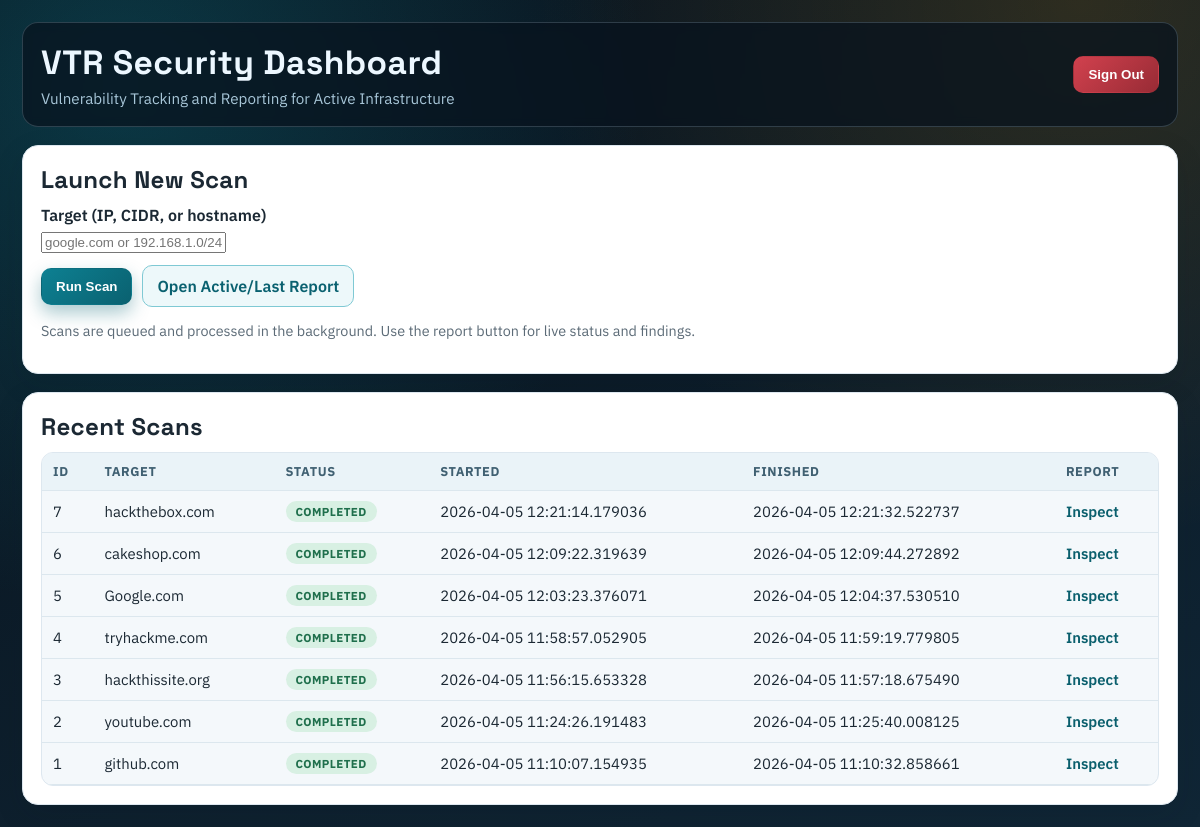
The page /?scan_id=6 (signed in) on the database its author committed.
### app/models.py (models this page shows)
class Scan(db.Model):
    __tablename__ = "scans"
    id = db.Column(db.Integer, primary_key=True)
    target = db.Column(db.String(256), nullable=False)
    started_at = db.Column(db.DateTime, default=datetime.utcnow)
    finished_at = db.Column(db.DateTime, nullable=True)
    raw_xml = db.Column(db.Text, nullable=True)  # optional: keep xml for debugging
    hosts = db.relationship("Host", backref="scan", cascade="all, delete-orphan")
    findings = db.relationship("VulnerabilityFinding", backref="scan", cascade="all, delete-orphan")

### app/routes.py (the view, shortened to what this page needs)
@main.route("/", methods=["GET", "POST"])
@login_required
def home():
    if request.method == "GET":
        recent = Scan.query.order_by(Scan.started_at.desc()).limit(10).all()
        requested_scan_id = request.args.get("scan_id", type=int)
        preferred_scan_id = None
        if requested_scan_id is not None:
            requested_scan = Scan.query.get(requested_scan_id)
            if requested_scan is not None:
                preferred_scan_id = requested_scan.id
        if preferred_scan_id is None:
            for s in recent:
                if _scan_status(s) in {"queued", "running"}:
                    preferred_scan_id = s.id
                    break
        if preferred_scan_id is None:
            for s in recent:
                if _scan_status(s) == "completed":
                    preferred_scan_id = s.id
                    break
        recent_list = [
            {
                "id": s.id,
                "target": s.target,
                "started_at": s.started_at,
                "finished_at": s.finished_at,
                "status": _scan_status(s)
            }
            for s in recent
        ]
        return render_template(
            "home.html",
            recent_scans=recent_list,
            preferred_scan_id=preferred_scan_id,
        )

### app/routes.py (called while the page is built)
def _scan_status(scan):
    raw_xml = scan.raw_xml or ""
    if scan.finished_at is None:
        if raw_xml.startswith("STATUS:RUNNING"):
            return "running"
        return "queued"
    if "\n\nERROR:" in raw_xml or raw_xml.startswith("ERROR:"):
        return "failed"
    return "completed"

def _is_authenticated():
    return bool(session.get("authenticated"))

def login_required(view_func):
    @wraps(view_func)
    def wrapper(*args, **kwargs):
        if _is_authenticated():
            return view_func(*args, **kwargs)
        flash("Please sign in to continue", "danger")
        return redirect(url_for("main.login", next=request.path))
    return wrapper

### app/templates/home.html (shortened to what this page needs)
<!doctype html>
<html>
<head>
</head>
<body>
  <div class="layout">
    <header class="topbar">
      <div>
        <h1 class="title">VTR Security Dashboard</h1>
        <p class="subtitle">Vulnerability Tracking and Reporting for Active Infrastructure</p>
      </div>
      <form action="{{ url_for('main.logout') }}" method="post">
        <button class="signout" type="submit">Sign Out</button>
      </form>
    </header>
    <main class="shell">
      <section class="card">
        <h2>Launch New Scan</h2>
        <form id="scanForm" action="{{ url_for('main.home') }}" method="post">
          <label for="target">Target (IP, CIDR, or hostname)</label>
          <input id="target" name="target" placeholder="google.com or 192.168.1.0/24" required />
          <div class="actions">
            <button id="submitBtn" type="submit">Run Scan</button>
            {% if preferred_scan_id %}
              <a id="reportBtn" class="btn-link" href="{{ url_for('main.report', scan_id=preferred_scan_id) }}">Open Active/Last Report</a>
            {% else %}
              <a id="reportBtn" class="btn-link btn-disabled" href="#" aria-disabled="true">Open Active/Last Report</a>
            {% endif %}
          </div>
        </form>
        <p class="muted small">Scans are queued and processed in the background. Use the report button for live status and findings.</p>
      </section>
      <section class="card">
        <h2>Recent Scans</h2>
        {% if recent_scans %}
          <div class="table-wrap">
            <table>
              <thead><tr><th>ID</th><th>Target</th><th>Status</th><th>Started</th><th>Finished</th><th>Report</th></tr></thead>
              <tbody>
                {% for s in recent_scans %}
                <tr>
                  <td>{{ s.id }}</td>
                  <td>{{ s.target }}</td>
                  <td><span class="status status-{{ s.status }}">{{ s.status }}</span></td>
                  <td>{{ s.started_at }}</td>
                  <td>{{ s.finished_at or "In progress" }}</td>
                  <td><a class="view-link" href="{{ url_for('main.report', scan_id=s.id) }}">Inspect</a></td>
                </tr>
                {% endfor %}
              </tbody>
            </table>
          </div>
        {% else %}
          <p class="muted">No scans yet. Start one above.</p>
        {% endif %}
      </section>
    </main>
  </div>
</body>
</html>

### app/templates/home.html (style rules this page uses)
:root { --bg-0: #09131d; --bg-1: #102636; --panel: #ffffff; --panel-muted: #f4f8fb; --text-main: #1b2833; --text-soft: #5c6b77; --brand: #0d8092; --brand-strong: #0a6170; --danger: #cf2f3d; --border: #dde7ef; --shadow: 0 10px 30px rgba(6, 23, 36, 0.12); }
* { box-sizing: border-box; }
body { margin: 0; font-family: "IBM Plex Sans", sans-serif; color: var(--text-main); background: radial-gradient(circle at 10% 10%, rgba(16, 161, 180, 0.25), transparent 40%), radial-gradient(circle at 90% 0%, rgba(255, 166, 0, 0.14), transparent 40%), linear-gradient(160deg, var(--bg-0), var(--bg-1)); min-height: 100vh; padding: 22px; }
.layout { max-width: 1160px; margin: 0 auto; display: grid; gap: 18px; }
.topbar { background: rgba(7, 19, 30, 0.72); border: 1px solid rgba(196, 223, 241, 0.2); border-radius: 16px; padding: 18px; color: #ecf7ff; display: flex; justify-content: space-between; align-items: center; backdrop-filter: blur(5px); animation: riseIn 420ms ease; }
.title { margin: 0; font-family: "Space Grotesk", sans-serif; font-size: clamp(1.4rem, 2.8vw, 2.1rem); letter-spacing: 0.4px; }
.subtitle { margin: 4px 0 0; color: #a8c6d8; font-size: 0.95rem; }
.shell { display: grid; grid-template-columns: 1fr; gap: 18px; }
.card { background: var(--panel); border: 1px solid var(--border); border-radius: 16px; padding: 18px; box-shadow: var(--shadow); animation: riseIn 460ms ease; }
.card h2 { margin: 0 0 10px; font-family: "Space Grotesk", sans-serif; letter-spacing: 0.3px; }
label { display: block; margin-bottom: 6px; font-weight: 600; }
.actions { margin-top: 12px; display: flex; gap: 10px; align-items: center; flex-wrap: wrap; }
button, .btn-link { padding: 10px 14px; border-radius: 10px; border: 1px solid transparent; font-weight: 600; cursor: pointer; text-decoration: none; transition: transform 160ms ease, box-shadow 160ms ease, background 160ms ease; }
button { color: #fff; background: linear-gradient(135deg, var(--brand), var(--brand-strong)); box-shadow: 0 8px 18px rgba(11, 102, 117, 0.35); }
.btn-link { border-color: #7fc9d4; color: var(--brand-strong); background: #edf8fa; }
.signout { color: #fff; background: linear-gradient(135deg, #d1414e, #982b35); box-shadow: none; }
.table-wrap { overflow-x: auto; border: 1px solid var(--border); border-radius: 12px; background: var(--panel-muted); }
table { width: 100%; border-collapse: collapse; min-width: 660px; }
th, td { padding: 10px 11px; text-align: left; border-bottom: 1px solid #dce7ee; font-size: 0.93rem; }
th { font-size: 0.8rem; text-transform: uppercase; letter-spacing: 0.6px; color: #406072; background: #eaf3f8; position: sticky; top: 0; z-index: 1; }
.status { border-radius: 999px; display: inline-block; font-weight: 700; padding: 3px 10px; text-transform: uppercase; font-size: 0.72rem; letter-spacing: 0.4px; }
.status-completed { background: #d8f0e3; color: #1f6f4c; }
.muted { color: var(--text-soft); font-size: 0.9em; }
.small { font-size: 0.9em; }
.view-link { color: #0a5f6d; font-weight: 600; text-decoration: none; }

### rows shown on the page
Scan: id "7", target "hackthebox.com", status "COMPLETED", started_at "2026-04-05 12:21:14.179036", finished_at "2026-04-05 12:21:32.522737"
Scan: id "6", target "cakeshop.com", status "COMPLETED", started_at "2026-04-05 12:09:22.319639", finished_at "2026-04-05 12:09:44.272892"
Scan: id "5", target "Google.com", status "COMPLETED", started_at "2026-04-05 12:03:23.376071", finished_at "2026-04-05 12:04:37.530510"
Scan: id "4", target "tryhackme.com", status "COMPLETED", started_at "2026-04-05 11:58:57.052905", finished_at "2026-04-05 11:59:19.779805"
Scan: id "3", target "hackthissite.org", status "COMPLETED", started_at "2026-04-05 11:56:15.653328", finished_at "2026-04-05 11:57:18.675490"
Scan: id "2", target "youtube.com", status "COMPLETED", started_at "2026-04-05 11:24:26.191483", finished_at "2026-04-05 11:25:40.008125"
Scan: id "1", target "github.com", status "COMPLETED", started_at "2026-04-05 11:10:07.154935", finished_at "2026-04-05 11:10:32.858661"
